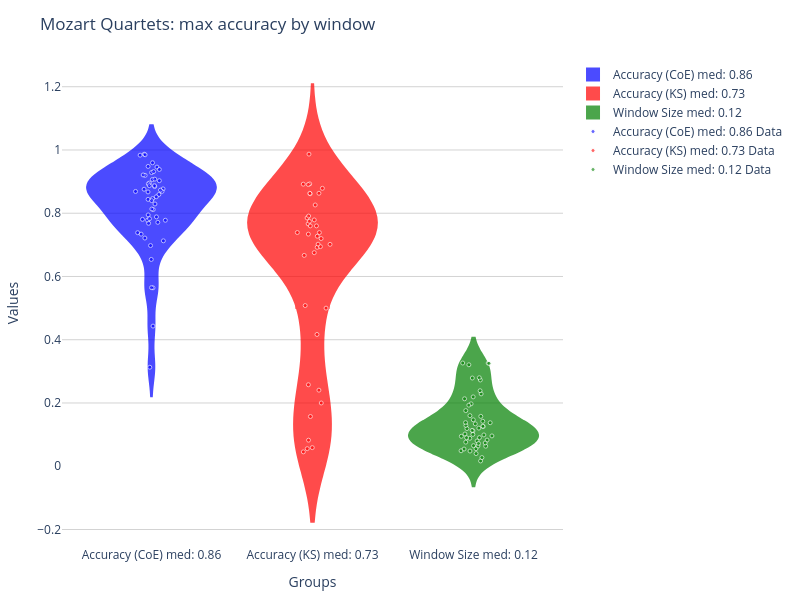

The code cell stored with this chart in its notebook:
### Code cell
fig = srt.plot_violin_scatter(moz_accs, ks_accs, moz_ws, title="Mozart Quartets: max accuracy by window", labels=["Accuracy (CoE) med: $(round(median(moz_accs), digits=2))","Accuracy (KS) med: $(round(median(ks_accs), digits=2))" ,"Window Size med: $(round(median(moz_ws), digits=2))"])
